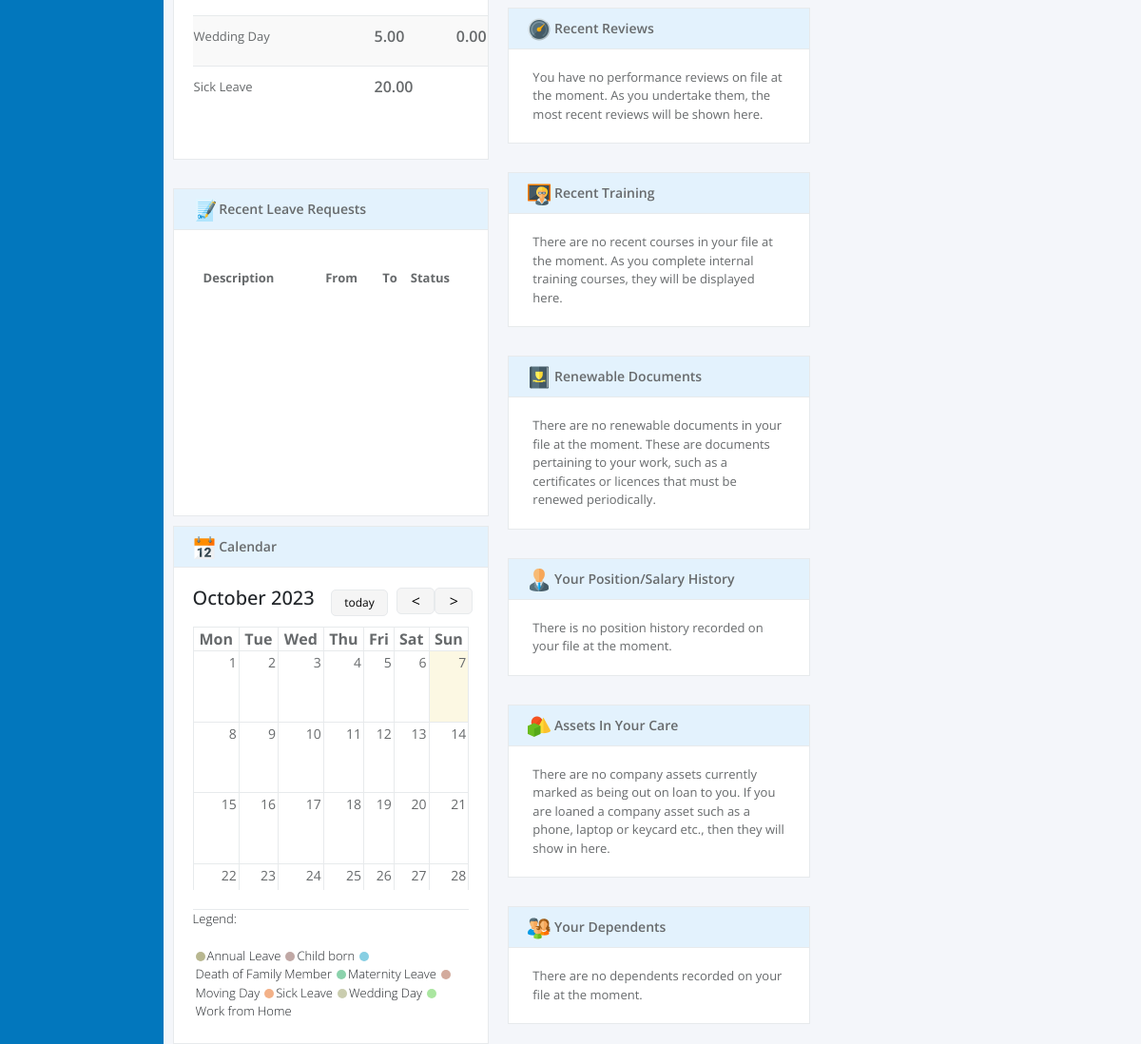
Page /main.php (signed in, middle part) on the earlier database version.
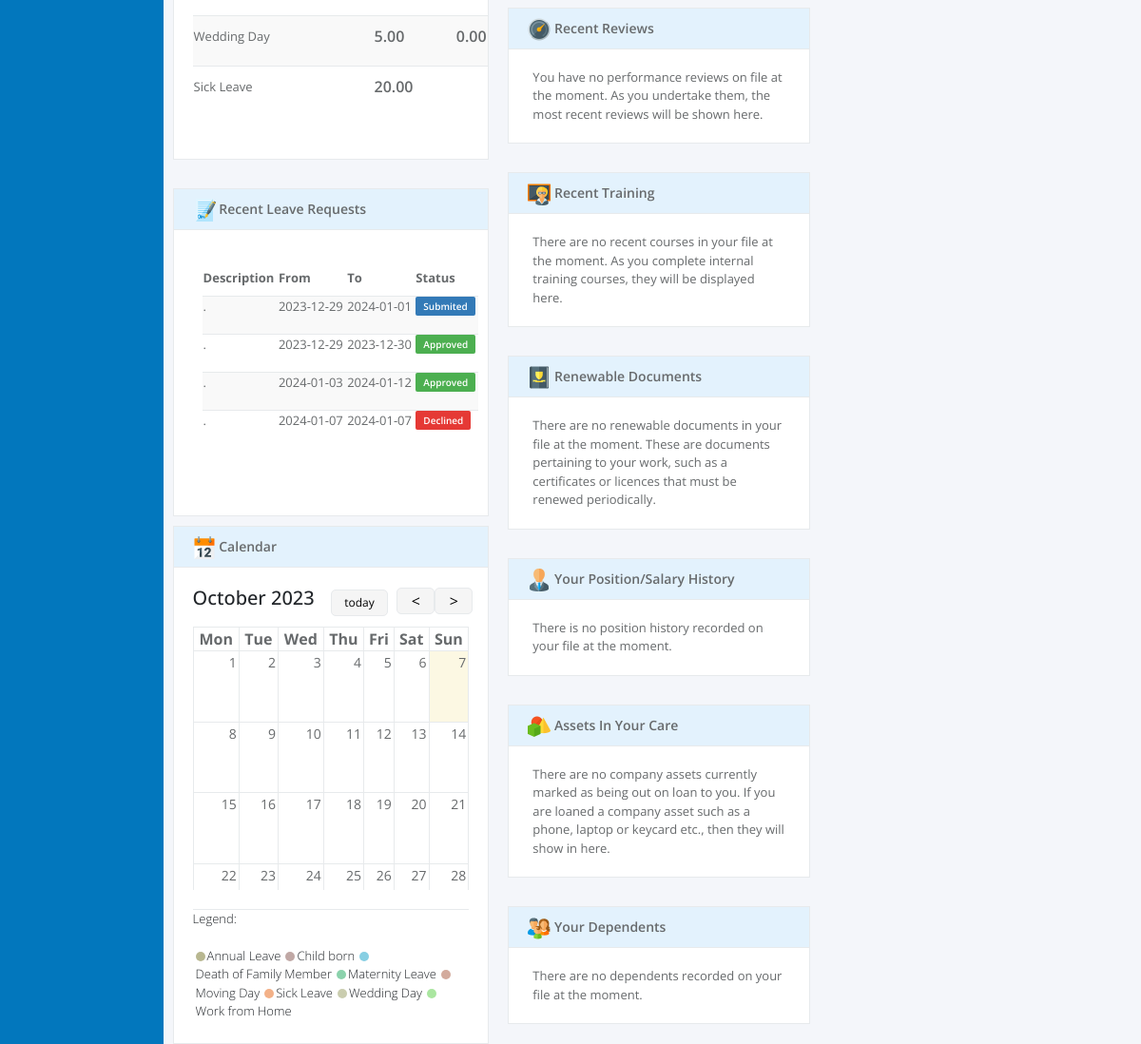
Same page on the later database version.
### tables this page shows
CREATE TABLE `timeoffrequests` (
  `request_id` int(11) NOT NULL,
  `User_ID` int(11) NOT NULL,
  `Head_ID` int(11) NOT NULL,
  `leave_type` varchar(500) NOT NULL,
  `from` date NOT NULL,
  `to` date NOT NULL,
  `duration` int(11) NOT NULL,
  `short_description` varchar(500) NOT NULL,
  `reason` varchar(500) NOT NULL,
  `status` varchar(100) NOT NULL
);

### pages/Calendar.php (called while the page is built, shortened)
<?php
trait DateHelpers{
    public function getMonthNumberDays()
    {
        return (int) $this->format('t');
    }
    public function getCurrentDayNumber()
    {
        return (int) $this->format('j');
    }
    public function getMonthNumber()
    {
        return (int) $this->format('n');
    }
    public function getYear()
    {
        return (int) $this->format('Y');
    }
}
class Calendar
{
    protected $currentDate;
    protected $calendarDate;
    protected $dayLabels = [
        "Sun","Mon", "Tue", "Wed", "Thu", "Fri", "Sat"
    ];
    protected $weeks=[];
    public function __construct(CurrentDate $currentDate, CalendarDate $calendarDate)
    {
        $this->currentDate = $currentDate;
        $this->calendarDate = $calendarDate;
        $this->calendarDate->modify('First day of this month');
    }
    public function getDayLabels()
    {
        return $this->dayLabels;
    }
    public function setSundayFirst($bool)
    {
        $this->sundayFirst = $bool;
        if (!$this->sundayFirst) {
            array_push($this->dayLabels, array_shift($this->dayLabels));
        }
    }
    public function isCurrentDate($dayNumber)
    {
        if ($this->calendarDate->getYear() === $this->currentDate->getYear() &&
            $this->calendarDate->getMonthNumber() === $this->currentDate->getMonthNumber() &&
            $this->currentDate->getCurrentDayNumber() === $dayNumber
        ) {
            return true;
        }
        return false;
    }
    public function getWeeks()
    {
        return $this->weeks;
    }
    public function create()
    {
        for ($x=1; $x <= $this->calendarDate->getMonthNumberDays(); $x++) {
            $days[] = ['currentMonth' => true, 'dayNumber' => $x];
        }
        $this->weeks = array_chunk($days, 7);
        $firstWeek = $this->weeks[0];
        $this->weeks[0] = $firstWeek;
        $lastWeek = $this->weeks[count($this->weeks) -1];
        $c = 1;
        for ($x=0; $x < 7 ; $x++) {
            if (!isset($lastWeek[$x])) {
                $lastWeek[$x]['currentMonth'] = false;
                $lastWeek[$x]['dayNumber']= $c;
                $c++;
            }
        }
        $this->weeks[count($this->weeks) -1] = $lastWeek;
    }
}
?>

### pages/home.php (the view, shortened to what the changed rows need)
<?php
require_once './config.php';
require 'Calendar.php';
$calendar = new Calendar(new CurrentDate(), new CalendarDate() );
$calendar->setSundayFirst(false);
$calendar->create();
    $sql='SELECT * FROM timeoffrequests LIMIT 0, 5;';
    $prep=$con->prepare($sql);
    $prep->execute();
    $requestDatas= $prep->fetchAll();
?>
<head>
    <link href="https://cdn.jsdelivr.net/npm/bootstrap@5.3.1/dist/css/bootstrap.min.css" rel="stylesheet"
>
    <link rel="stylesheet" href="./css/home.css">
</head>
<body>
    <div id="main">
        <div class="thirdContainer">
            <div class="leftDiv">
                <div class="recentLeaveRequests">
                    <div class="recentLeaveRequestsBody">
                        <table class="recentLeave">
                            <thead>
                                <tr>
                                    <td>Description</td>
                                    <td>From</td>
                                    <td>To</td>
                                    <td>Status</td>
                                </tr>
                            </thead>
                            <tbody>
                                <?php foreach ($requestDatas as $requestData): ?>
                                    <tr>
                                        <td>
                                            <?= $requestData['short_description'] ?>
                                        </td>
                                        <td>
                                            <?= $requestData['from'] ?>
                                        </td>
                                        <td>
                                            <?= $requestData['to'] ?>
                                        </td>
                                        <td>
                                            <?php if ($requestData['status'] == 'Submited') { ?>
                                                <span class='submited'>
                                                    <?= $requestData['status'] ?>
                                                </span>
                                            <?php } elseif ($requestData['status'] == 'Approved') { ?>
                                                <span class='approved'>
                                                    <?= $requestData['status'] ?>
                                                </span>
                                            <?php } elseif ($requestData['status'] == 'Declined') { ?>
                                                <span class='decline'>
                                                    <?= $requestData['status'] ?>
                                                </span>
                                            <?php } ?>
                                        </td>
                                    </tr>
                                <?php endforeach; ?>
                            </tbody>
                        </table>
                    </div>
                </div>
            <div class="Calendar">
                <div class="calendarBody">
                    <div class="calendarTableDiv">
                    <table class="calendarTable">
                        <thead>
                            <?php foreach ($calendar->getDayLabels() as $dayLabel):?>
                            <th>
                                <?php echo $dayLabel ?>
                            </th>
                            <?php endforeach; ?>
                        </thead>
                        <tbody>
                            <?php foreach ($calendar->getWeeks() as $week):?>
                                <tr>
                                    <?php foreach ($week as $day):?>
                                        <td <?php if(!$day['currentMonth']): ?> style="color:#e7eaec;" <?php endif; ?>>
                                            <span <?php if($calendar->isCurrentDate($day['dayNumber'])):?> style=" background-color:fcf8e3;" <?php endif; ?>>
                                            <?php echo $day['dayNumber']; ?>
                                            </span>
                                         </td>
                                    <?php endforeach; ?>
                                </tr>
                            <?php endforeach; ?>
                        </tbody>
                    </table>
                    </div>
                </div>
            </div>
            </div>
        </div>
    </div>
</body>
</html>

Differences in the rows shown:
added timeoffrequests: short_description ".", from "2023-12-29", to "2024-01-01", status "Submited"
added timeoffrequests: short_description ".", from "2023-12-29", to "2023-12-30", status "Approved"
added timeoffrequests: short_description ".", from "2024-01-03", to "2024-01-12", status "Approved"
added timeoffrequests: short_description ".", from "2024-01-07", to "2024-01-07", status "Declined"
